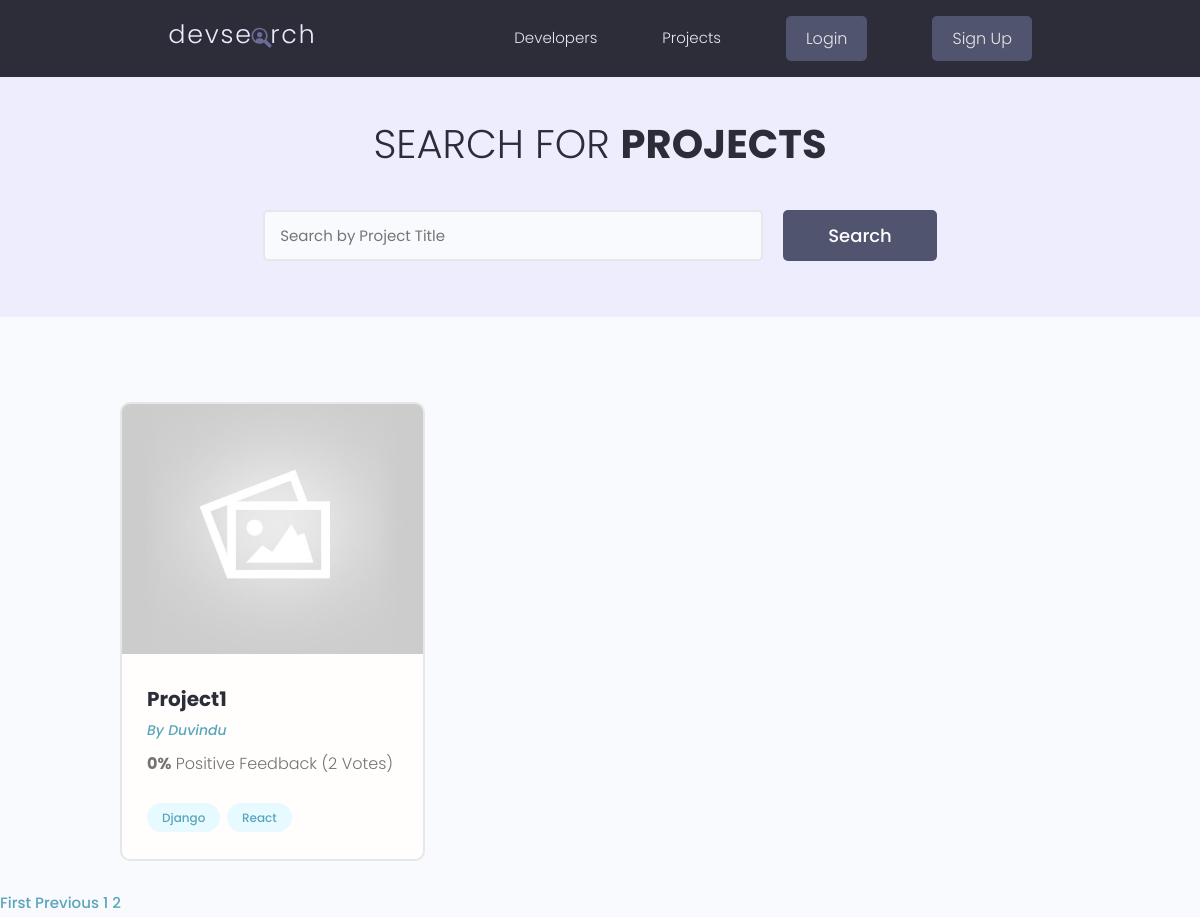
The app's page /projects?page=2, older data.
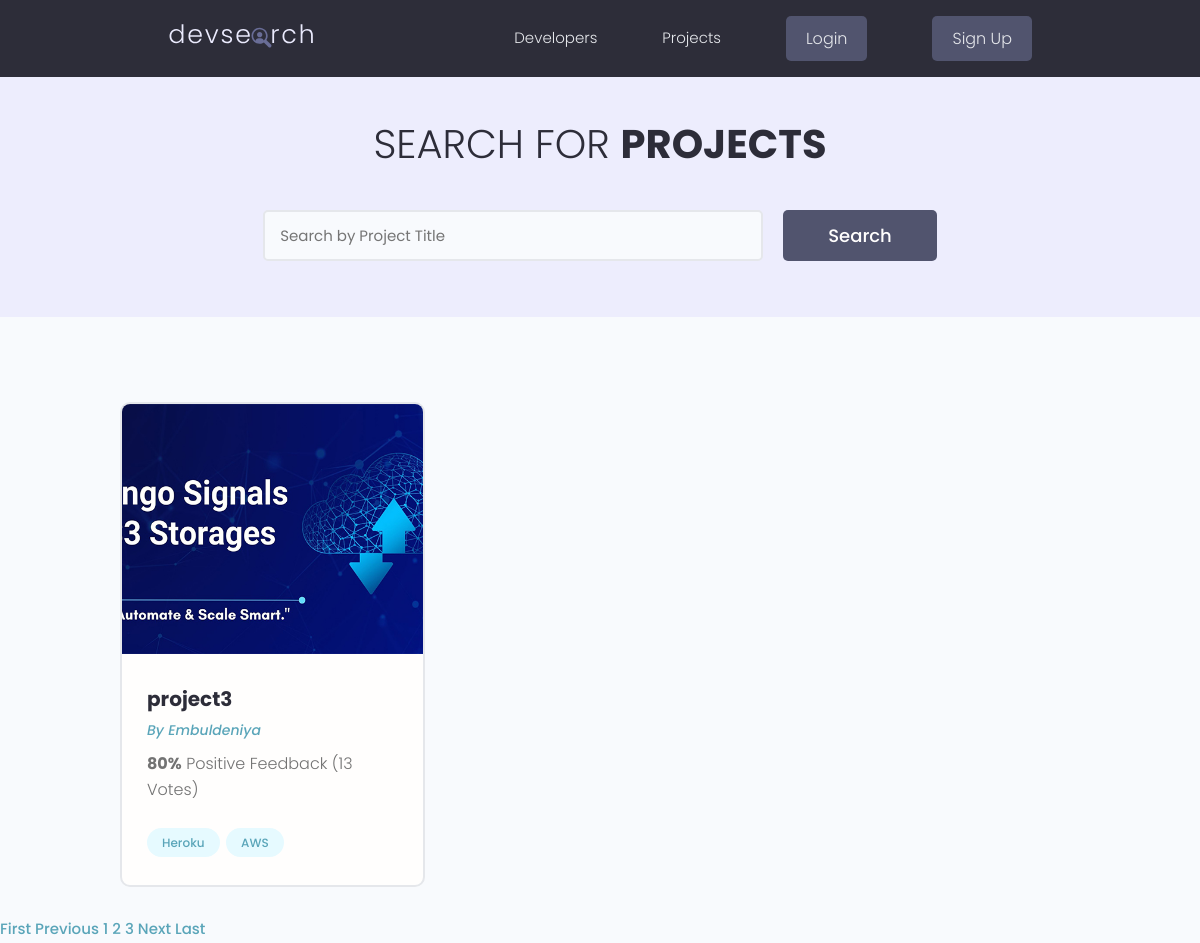
The same page, newer data.
### home/models.py (models this page shows, shortened)
class Project(models.Model):
    owner = models.ForeignKey(User, on_delete=models.CASCADE, null=True)
    title = models.CharField(max_length=200)
    description = models.TextField(blank=True, null=True)
    source_link = models.CharField(max_length=200, null=True,blank=True)
    created = models.DateTimeField(auto_now_add=True)
    tags = models.ManyToManyField('Tag', blank=True)
    vote_total = models.IntegerField(default=0, blank=True, null=True)
    vote_ratio = models.IntegerField(default=0, null=True, blank=True)
    featured_image = models.ImageField(upload_to='media_project_model/', blank=True, null=True)
    @property
    def imgUrl(self):
        try:
            return f"{self.featured_image.url}"
        except Exception as ex:
            return '/static/images/static_project_model/default.jpg'
    class Meta:
        ordering = ['-created']

class Profile(models.Model):
    user = models.OneToOneField(User,on_delete=models.CASCADE)
    name = models.CharField(max_length=200, blank=True, null=True)
    short_intro = models.CharField(max_length=200, blank=True, null=True)
    long_intro = models.TextField(blank=True, null=True)
    image = models.ImageField(upload_to='media_profile_model/', blank=True, null=True)
    social_github = models.CharField(max_length=200, blank=True, null=True)
    social_linkedin = models.CharField(max_length=200, blank=True, null=True)
    social_website = models.CharField(max_length=200, blank=True, null=True)
    location = models.CharField(max_length=200, blank=True, null=True)
    created = models.DateTimeField(auto_now_add=True)
    class Meta:
        ordering = ['-created']

class Tag(models.Model):
    name = models.CharField(max_length=200)
    created = models.DateTimeField(auto_now_add=True)

### home/views.py (the view)
# urls.py: path('projects', projects, name = 'projects'),
def projects(request):
    page = request.GET.get('page') if request.GET.get('page') else ""
    result = 1
    projects, query = searchProject(request)
    paginator = Paginator(projects, result)
    try:
        projects = paginator.page(page)
    except PageNotAnInteger as error3:
        page = '1'
        projects = paginator.page(page)
    except EmptyPage as error4:
        page = paginator.num_pages
        projects = paginator.page(page)
    context = {'projects': projects, 'query': query}
    return render(request, 'home/projects.html', context)

### home/utils.py (called while the page is built)
def searchProject(request):
    query = request.GET.get('project') if request.GET.get('project') else ''
    tags = Tag.objects.filter(
        Q(name__icontains = query)
    )
    projects = Project.objects.distinct().filter(
        Q(title__icontains = query)|
        Q(tags__in = tags)|
        Q(owner__username__icontains = query)
    )
    return projects, query

### home/templates/home/projects.html (shortened to what this page needs)
{% extends 'base.html' %}
{% block content %}
<main class="projects">
    <section class="hero-section text-center">
      <div class="container container--narrow">
        <div class="hero-section__box">
          <h2>Search for <span>Projects</span></h2>
        </div>
        <div class="hero-section__search">
          <form class="form" action="" method="get">
            <div class="form__field">
              <input class="input input--text" id="formInput#search" value="{{query}}" type="text" name="project"
                placeholder="Search by Project Title" />
            </div>
            <input class="btn btn--sub btn--lg" type="submit" value="Search" />
          </form>
        </div>
      </div>
    </section>
    <section class="projectsList">
      <div class="container">
        <div class="grid grid--three">
        {% for project in projects %}
          <div class="column">
            <div class="card project">
              <a href="{% url 'single-project' project.pk %}" class="project">
                <img class="project__thumbnail" src="{{project.imgUrl}}" alt="project thumbnail" />
                <div class="card__body">
                  <h3 class="project__title">{{project.title}}</h3>
                  <p><a class="project__author" href="{% url 'single-profile' project.owner.username %}">By {{project.owner.profile.name}}</a></p>
                  <p class="project--rating">
                    <span style="font-weight: bold;">{{project.vote_ratio}}%</span> Positive
                    Feedback ({{project.vote_total}} Vote{{project.vote_total|pluralize:'s'}})
                  </p>
                  <div class="project__tags">
                    {% for tag in project.tags.all|slice:'2' %}
                        <span class="tag tag--pill tag--main">
                            <small>{{tag.name}}</small>
                        </span>
                    {% endfor %}
                  </div>
                </div>
              </a>
            </div>
          </div>
        {% endfor %}
        </div>
      </div>
    </section>
  </main>
  {% include 'paginator1.html' with queryset=projects %}
{% endblock content %}

Row changes from the older to the newer data that the page shows:
removed Project: title "Project1", owner.profile.name "Duvindu", vote_ratio "0", vote_total "2"
removed Tag: name "Django", shown under "Project1"
removed Tag: name "React", shown under "Project1"
added Project: imgUrl (picture), title "project3", owner.profile.name "Embuldeniya", vote_ratio "80", vote_total "13"
added Tag: name "Heroku", shown under "project3"
added Tag: name "AWS", shown under "project3"
Text that changed along with them:
new list line: "3"
text now shown: "Next Last"
